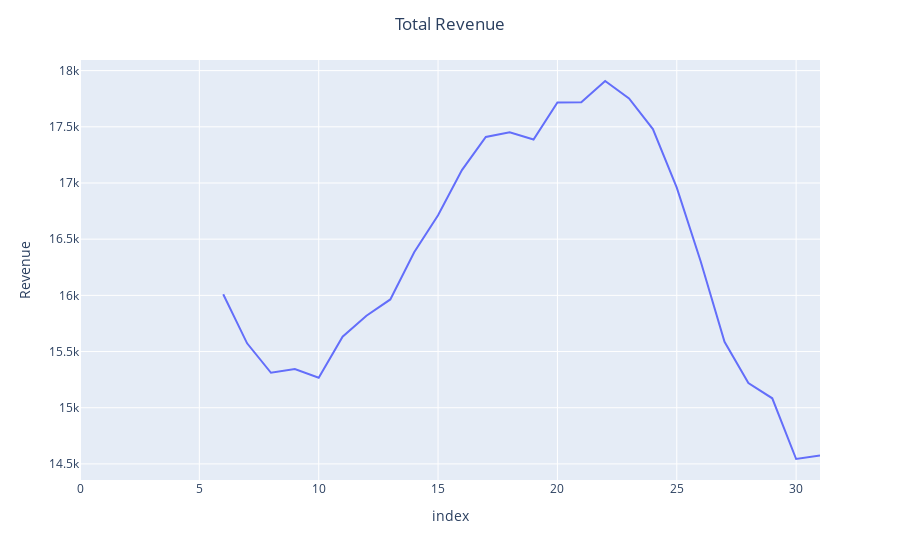

The notebook cell saved with this chart:
### Code cell
#Plot total revenue
sma_fig = px.line(df_total_rev ,y='SMA')
sma_fig.update_layout(title_text='Total Revenue', title_x=0.5 )
sma_fig.update_yaxes(title_text = 'Revenue')

### Figure 1 — Plotly figure (JSON) as saved in the notebook; plotly's stock layout.template omitted (floating-point values rounded to 4 significant figures)
{"data": [{"hovertemplate": "index=%{x}<br>SMA=%{y}<extra></extra>", "legendgroup": "", "line": {"color": "#636efa", "dash": "solid"}, "mode": "lines", "name": "", "orientation": "v", "showlegend": false, "type": "scatter", "x": [0, 1, 2, 3, 4, 5, 6, 7, 8, 9, 10, 11, 12, 13, 14, 15, 16, 17, 18, 19, 20, 21, 22, 23, 24, 25, 26, 27, 28, 29, 30, 31], "xaxis": "x", "y": [null, null, null, null, null, null, 16010.0, 15570.0, 15310.0, 15340.0, 15270.0, 15630.0, 15820.0, 15960.0, 16380.0, 16710.0, 17110.0, 17410.0, 17450.0, 17390.0, 17720.0, 17720.0, 17910.0, 17750.0, 17480.0, 16960.0, 16300.0, 15590.0, 15220.0, 15080.0, 14540.0, 14580.0], "yaxis": "y"}], "layout": {"legend": {"tracegroupgap": 0}, "margin": {"t": 60}, "title": {"text": "Total Revenue", "x": 0.5}, "xaxis": {"anchor": "y", "domain": [0, 1], "title": {"text": "index"}}, "yaxis": {"anchor": "x", "domain": [0, 1], "title": {"text": "Revenue"}}}}
